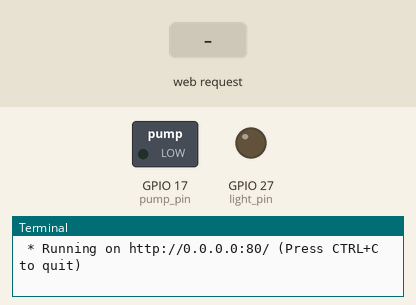
Recording of a program running on a simulated Raspberry Pi (BCM pin numbers). On the bench: switched loads named in the program (green lamp = pin HIGH), output pins drawn as LEDs (lit = HIGH), the last lines printed to the terminal. The inputs (shaded band) are chosen by the test bench. The clock reads 2024-03-15 10:24:30 at power-on unless the program sets it.

Above: at 1.2 s.
1.3 s: HTTP request for /turn_on_pump received
At 1.8 s:
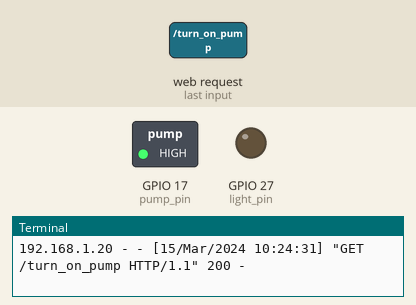
2.8 s: HTTP request for /turn_on_light received
At 4.0 s:
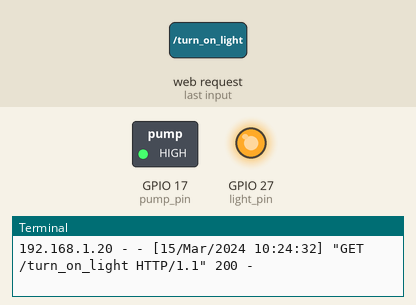
4.3 s: HTTP request for /turn_off_pump received
At 5.3 s:
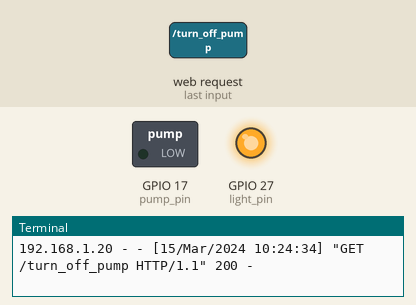
Timing chart, 0 to 7.3 s (numbered marks = the images above; inputs shaded):
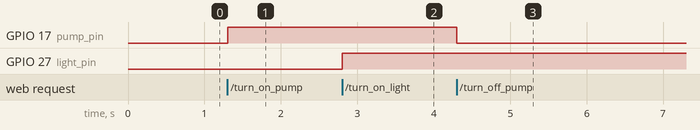

Measured:
- after the input at 1.3 s, GPIO 17 (pump_pin): LOW → HIGH at once
- after the input at 2.8 s, GPIO 27 (light_pin): LOW → HIGH at once
- after the input at 4.3 s, GPIO 17 (pump_pin): HIGH → LOW at once

The program:

auto_and_manual_modes.py
```python
from flask import Flask, render_template
import RPi.GPIO as GPIO

app = Flask(__name__)

# Настройка GPIO
GPIO.setmode(GPIO.BCM)
pump_pin = 17
light_pin = 27
GPIO.setup(pump_pin, GPIO.OUT)
GPIO.setup(light_pin, GPIO.OUT)


@app.route("/")
def index():
    return render_template("index.html")


@app.route("/turn_on_pump")
def turn_on_pump():
    GPIO.output(pump_pin, GPIO.HIGH)
    return "Насос включен!"


@app.route("/turn_off_pump")
def turn_off_pump():
    GPIO.output(pump_pin, GPIO.LOW)
    return "Насос выключен!"


@app.route("/turn_on_light")
def turn_on_light():
    GPIO.output(light_pin, GPIO.HIGH)
    return "Освещение включено!"


@app.route("/turn_off_light")
def turn_off_light():
    GPIO.output(light_pin, GPIO.LOW)
    return "Освещение выключено!"


if __name__ == "__main__":
    app.run(host="0.0.0.0", port=80)
```
